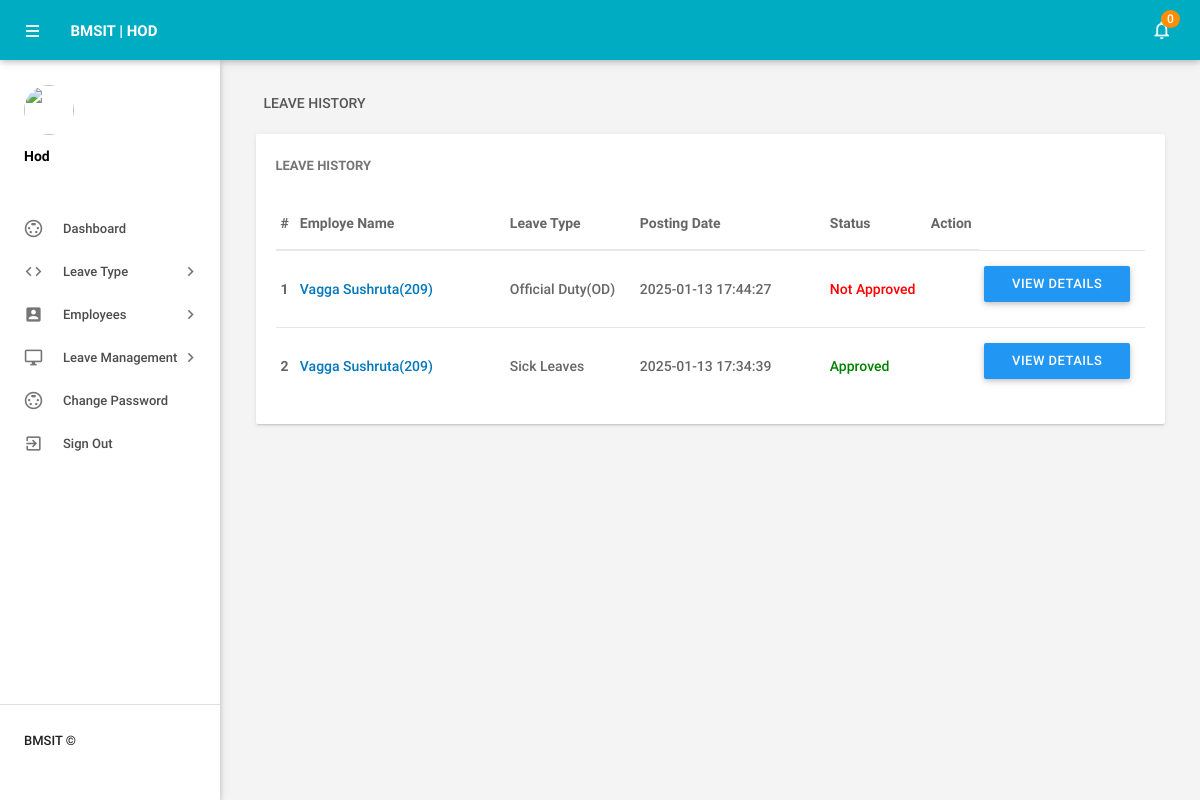
The app's page /main/hod/leaves.php (signed in) with its own data.
### tables this page shows
CREATE TABLE `tblleaves` (
  `id` int(11) NOT NULL,
  `LeaveType` varchar(110) DEFAULT NULL,
  `ToDate` date DEFAULT NULL,
  `FromDate` date DEFAULT NULL,
  `Description` mediumtext DEFAULT NULL,
  `PostingDate` timestamp NULL DEFAULT current_timestamp(),
  `HodRemark` mediumtext DEFAULT NULL,
  `HodRemarkDate` varchar(120) DEFAULT NULL,
  `PrincipalRemark` mediumtext DEFAULT NULL,
  `PrincipalRemarkDate` varchar(120) DEFAULT NULL,
  `Status` int(1) DEFAULT NULL,
  `IsRead` int(1) DEFAULT NULL,
  `empid` int(11) DEFAULT NULL,
  `proof` varchar(255) DEFAULT NULL
);

CREATE TABLE `tblemployees` (
  `id` int(11) NOT NULL,
  `EmpId` varchar(100) NOT NULL,
  `FirstName` varchar(150) DEFAULT NULL,
  `LastName` varchar(150) DEFAULT NULL,
  `EmailId` varchar(200) DEFAULT NULL,
  `Password` varchar(180) DEFAULT NULL,
  `Gender` varchar(100) DEFAULT NULL,
  `Dob` varchar(100) DEFAULT NULL,
  `Department` varchar(255) DEFAULT NULL,
  `Address` varchar(255) DEFAULT NULL,
  `City` varchar(200) DEFAULT NULL,
  `Country` varchar(150) DEFAULT NULL,
  `Phonenumber` char(11) DEFAULT NULL,
  `Status` int(1) DEFAULT NULL,
  `RegDate` timestamp NULL DEFAULT current_timestamp()
);

### main/hod/leaves.php (the view, shortened to what this page needs)
<?php
include('includes/config.php');
if(strlen($_SESSION['alogin'])==0)
    {
header('location:index.php');
}
else{
 ?>
<!DOCTYPE html>
<html lang="en">
    <head>
        <link type="text/css" rel="stylesheet" href="../assets/plugins/materialize/css/materialize.min.css"/>
        <link href="../assets/plugins/material-preloader/css/materialPreloader.min.css" rel="stylesheet">
        <link href="../assets/plugins/datatables/css/jquery.dataTables.min.css" rel="stylesheet">
                <link href="../assets/plugins/google-code-prettify/prettify.css" rel="stylesheet" type="text/css"/>
        <link href="../assets/css/alpha.min.css" rel="stylesheet" type="text/css"/>
    </head>
    <body>
       <?php include('includes/header.php');?>
       <?php include('includes/sidebar.php');?>
            <main class="mn-inner">
                <div class="row">
                    <div class="col s12">
                        <div class="page-title">Leave History</div>
                    </div>
                    <div class="col s12 m12 l12">
                        <div class="card">
                            <div class="card-content">
                                <span class="card-title">Leave History</span>
                                <table id="example" class="display responsive-table ">
                                    <thead>
                                        <tr>
                                            <th>#</th>
                                            <th width="200">Employe Name</th>
                                            <th width="120">Leave Type</th>
                                             <th width="180">Posting Date</th>
                                            <th>Status</th>
                                            <th align="center">Action</th>
                                        </tr>
                                    </thead>
                                    <tbody>
<?php $sql = "SELECT tblleaves.id as lid,tblemployees.FirstName,tblemployees.LastName,tblemployees.EmpId,tblemployees.id,tblleaves.LeaveType,tblleaves.PostingDate,tblleaves.Status from tblleaves join tblemployees on tblleaves.empid=tblemployees.id order by lid desc";
$query = $dbh -> prepare($sql);
$query->execute();
$results=$query->fetchAll(PDO::FETCH_OBJ);
$cnt=1;
if($query->rowCount() > 0)
{
foreach($results as $result)
{
      ?>
                                        <tr>
                                            <td> <b><?php echo htmlentities($cnt);?></b></td>
                                              <td><a href="editemployee.php?empid=<?php echo htmlentities($result->id);?>" target="_blank"><?php echo htmlentities($result->FirstName." ".$result->LastName);?>(<?php echo htmlentities($result->EmpId);?>)</a></td>
                                            <td><?php echo htmlentities($result->LeaveType);?></td>
                                            <td><?php echo htmlentities($result->PostingDate);?></td>
                                                                       <td><?php $stats=$result->Status;
if($stats==1){
                                             ?>
                                                 <span style="color: green">Approved</span>
                                                 <?php } if($stats==2)  { ?>
                                                <span style="color: red">Not Approved</span>
                                                 <?php } if($stats==0)  { ?>
 <span style="color: blue">waiting for approval</span>
 <?php } ?>
                                             </td>
          <td>
           <td><a href="leave-details.php?leaveid=<?php echo htmlentities($result->lid);?>" class="waves-effect waves-light btn blue m-b-xs"  > View Details</a></td>
                                    </tr>
                                         <?php $cnt++;} }?>
                                    </tbody>
                                </table>
                            </div>
                        </div>
                    </div>
                </div>
            </main>
        </div>
        <div class="left-sidebar-hover"></div>
    </body>
</html>
<?php } ?>

### records on screen
tblleaves: tblemployees.FirstName+LastName "Vagga Sushruta", tblemployees.EmpId "209", LeaveType "Official Duty(OD)", PostingDate "2025-01-13 17:44:27", Status "Not Approved"
tblleaves: tblemployees.FirstName+LastName "Vagga Sushruta", tblemployees.EmpId "209", LeaveType "Sick Leaves", PostingDate "2025-01-13 17:34:39", Status "Approved"

### other values on screen
$unreadcount "0"
